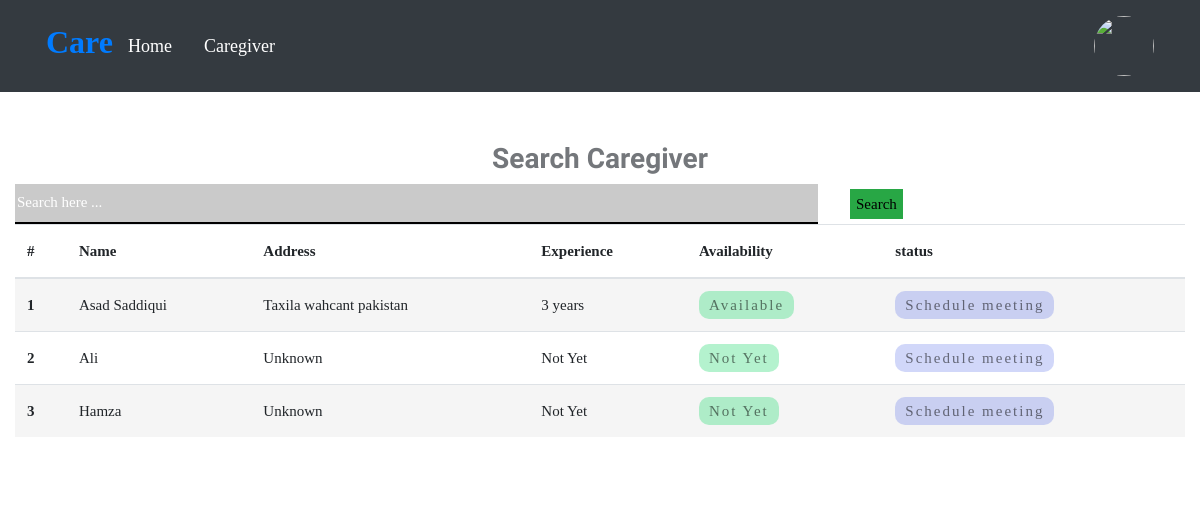
The page /index.php (signed in) on the database its author committed.
### tables this page shows
CREATE TABLE `profile` (
  `profile_id` int(11) NOT NULL,
  `uid` int(11) DEFAULT NULL,
  `exprience` varchar(50) NOT NULL,
  `avalaiblity` int(11) NOT NULL,
  `location` varchar(200) NOT NULL,
  `Service` varchar(5000) NOT NULL,
  `phone` varchar(20) NOT NULL
);

CREATE TABLE `user` (
  `id` int(11) NOT NULL,
  `name` varchar(100) NOT NULL,
  `email` varchar(100) NOT NULL,
  `img` varchar(200) NOT NULL,
  `pass` varchar(100) NOT NULL,
  `role` varchar(20) NOT NULL,
  `date` datetime NOT NULL DEFAULT current_timestamp()
);

### index.php (the view, shortened to what this page needs)
<?php
    include("./config/config.php");
    $search = "SELECT * FROM user LEFT JOIN profile ON profile.uid = user.id WHERE role='Caregiver'";
?>
<!DOCTYPE html>
<html lang="en">
<head>
    <link rel="stylesheet" type="text/css" href="css/bootstrap.min.css">
    <link rel="stylesheet" type="text/css" href="css/bootstrap-slider.css">
    <link rel="stylesheet" type="text/css" href="css/jquery-ui.css">
    <link rel="stylesheet" type="text/css" href="css/layerslider.css">
    <link rel="stylesheet" type="text/css" href="css/color.css" id="color-change">
    <link rel="stylesheet" type="text/css" href="css/owl.carousel.min.css">
    <link rel="stylesheet" type="text/css" href="css/font-awesome.min.css">
    <link rel="stylesheet" type="text/css" href="fonts/flaticon/flaticon.css">
    <link rel="stylesheet" type="text/css" href="css/style.css">
    <link rel="stylesheet" href="https://cdn.jsdelivr.net/npm/swiper@11/swiper-bundle.min.css" />
</head>
<body>
    <div id="page-wrapper">
        <div class="row">
            <?php include("include/header.php"); ?>
            <div class="full-row">
                <div class="container">
                    <div>
                        <h3 class="text-center">Search Caregiver</h3>
                        <form method="post">
                            <div class="d-flex">
                            <div style="width: 70%">
                                <input type="text" name="search_query" style="background: #8080806b;
                                                            outline: none;
                                                            border: 0px;
                                                            border-bottom: 2px solid black;
                                                            width: 98%;height:40px;" placeholder="Search here ..." />
                            </div>
                            <div class="d-flex justify-content-evenly align-items-center" style="width: 30%; height:40px">
                                <button name="search" class="ml-3 bg-success">Search</button>
                            </div>
                        </div>
                           </form>
                        <table class="table table-striped">
                            <thead>
                                <tr>
                                    <th scope="col">#</th>
                                    <th scope="col">Name</th>
                                    <th scope="col">Address</th>
                                    <th scope="col">Experience</th>
                                    <th scope="col">Availability</th>
                                    <th scope="col">status</th>
                                </tr>
                            </thead>
                            <tbody>
                                <?php
                                $count=0;
                                $result = mysqli_query($con,$search);
                              while ($rows= mysqli_fetch_assoc($result)) {
                               $count=$count+1;
                                ?>
                                <tr>
                                    <th scope="row"><?php echo $count; ?></th>
                                    <td><?php echo $rows['name']; ?></td>
                                    <td><?php if($rows['location']){
                                        echo $rows['location'];
                                    }else{
                                        echo "Unknown";
                                    } ?></td>
                                    <td><?php if($rows['exprience']){
                                        echo $rows['exprience'];
                                    }else{
                                        echo "Not Yet";
                                    } ?></td>
                                    <td><button style="background-color: #30dc775c;
                                            border-radius: 10px;
                                            letter-spacing: 2px;
                                            color: #00000085;
                                            padding: 0px 10px;">     <?php if($rows['avalaiblity']){
                                        echo "Available";
                                    }else{
                                        echo "Not Yet";
                                    } ?></button></td>
                                    <td>
                                        <?php
                                         if(isset($_SESSION['CaretakerEmail'])){
                                                ?>
                                                <a href="meeting.php?uid=<?php echo $rows['id']; ?>">
                                                <button style="background-color: #0c2cde30;
                                                    border-radius: 10px;
                                                    letter-spacing: 2px;
                                                    color: #00000085;
                                                    padding: 0px 10px;">Schedule meeting</button></a>
                                            <?php
                                         }
                                        ?>
    </td>
                                </tr>
                                <?php  } ?>
                            </tbody>
                        </table>
                    </div>
                </div>
            </div>
        </div>
    </div>
</body>
</html>

### css/color.css (style rules this page uses)
:root { --theme-ordinary-color: #74777b; }
:root { --theme-primary-color: #17c788; }
:root { --theme-secondary-color: #0d1432; }
:root { --theme-white-color: #fff; }
:root { --theme-light-color: #f8f8f8; }
:root { --theme-gray-color: #f5f5f5; }
:root { --theme-footer-color: #091b4b; }
:root { --theme-dark-color: #091b4b; }
:root { --text-light-color: #a3a7af; }
:root { --theme-primary-opacity-color: rgba(11, 191, 141, .8); }
:root { --theme-secondary-opacity-color: rgba(13,20,50,0.7); }
:root { --theme-white-opacity-color: rgba(255, 255, 255, 0.3); }
:root { --theme-dark-opacity-color: rgba(0, 0, 0, 0.5); }
:root { --theme-ordinary-font: 'Muli', sans-serif; }
:root { --theme-highlight-font: 'Comfortaa', cursive; }

### css/style.css (style rules this page uses)
.container, .container-fluid { transition: all 0.6s ease 0s; -moz-transition: all 0.6s ease 0s; -webkit-transition: all 0.6s ease 0s; -o-transition: all 0.6s ease 0s; }
#page-wrapper { padding-left: 15px; padding-right: 15px; background-color: #fff; overflow: hidden !important; position: relative; }
.text-ordinary, a.text-ordinary, .text-ordinary a, body, .dropdown-item, .footer-widget li a, .text-ordinary .jslider .jslider-label, .breadcrumb-item > a, .list-text-white a.dropdown-item { color: var(--theme-ordinary-color); }
.table-striped tbody tr:nth-of-type(2n + 1) { background-color: var(--theme-gray-color); }
.transation-3s, .transation-3s:hover, .hover-zoomer img, .hover-bg-white, a, a:hover, .btn, .btn:hover, .radio-check label, .message-list li .message-action, .timeline-item .circle, .timeline-item .date-time, .clip-item .fa-times { -moz-transition: all 300ms ease-in-out 0s; -webkit-transition: all 300ms ease-in-out 0s; -o-transition: all 300ms ease-in-out 0s; -ms-transition: all 300ms ease-in-out 0s; transition: all 300ms ease-in-out 0s; }
body { font-family: var(--theme-ordinary-font); font-size: 15px; line-height: 28px; }
h1, .h1, h2, .h2, h3, .h3, h4, .h4, h5, .h5, h6, .h6 { font-family: var(--theme-highlight-font); font-weight: 700; }
a, a:hover, .btn-link, .btn-link:hover { text-decoration: none; cousor: pointer; }
button, button:focus { border: none; outline: none; }
.full-row { position: relative; width: 100%; padding: 50px 0; }
::placeholder { font: var(--theme-ordinary-font); font-size: 15px; font-weight: 400; color: #fff; }
table td, table th { border: none; padding: 10px 15px; }

### include/header.php (style rules this page uses)
* { font-family: "gilroy-semibold, Sans-serif"; }

### rows shown on the page
profile: uid.name "Asad Saddiqui", location "Taxila wahcant pakistan", exprience "3 years", avalaiblity "Available"
user: name "Ali", shows "Unknown", shows "Not Yet"
user: name "Hamza", shows "Unknown", shows "Not Yet"
